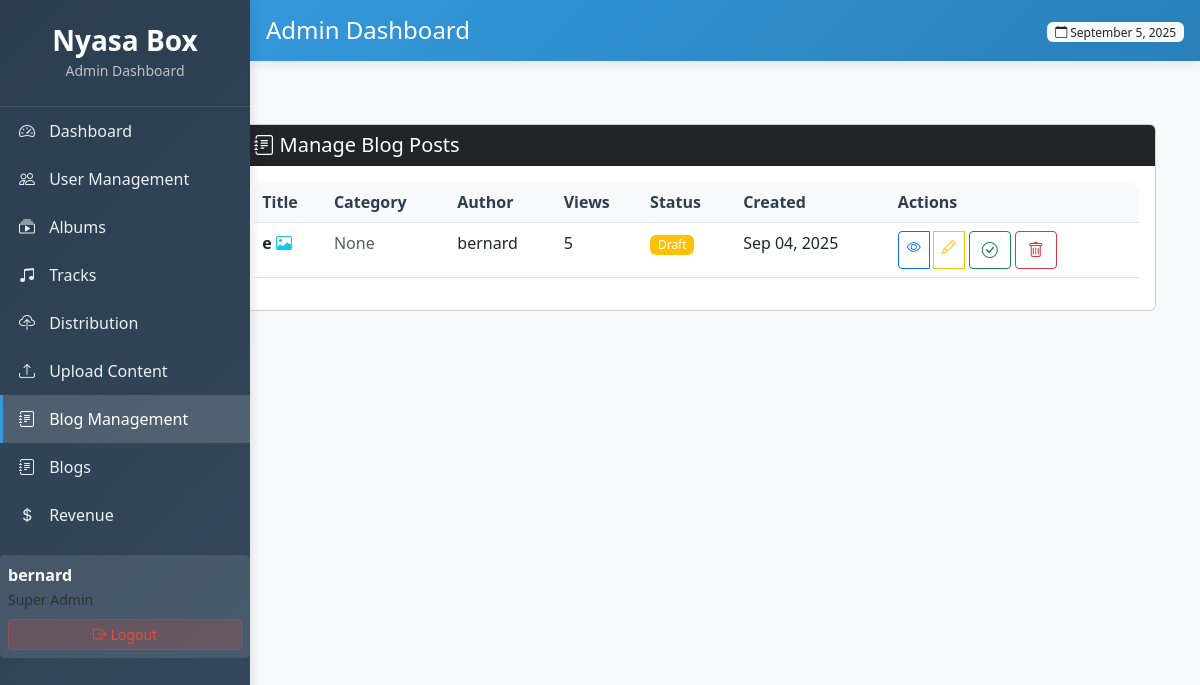
The page /xyz/blog-management/ (signed in) on the database as committed earlier.
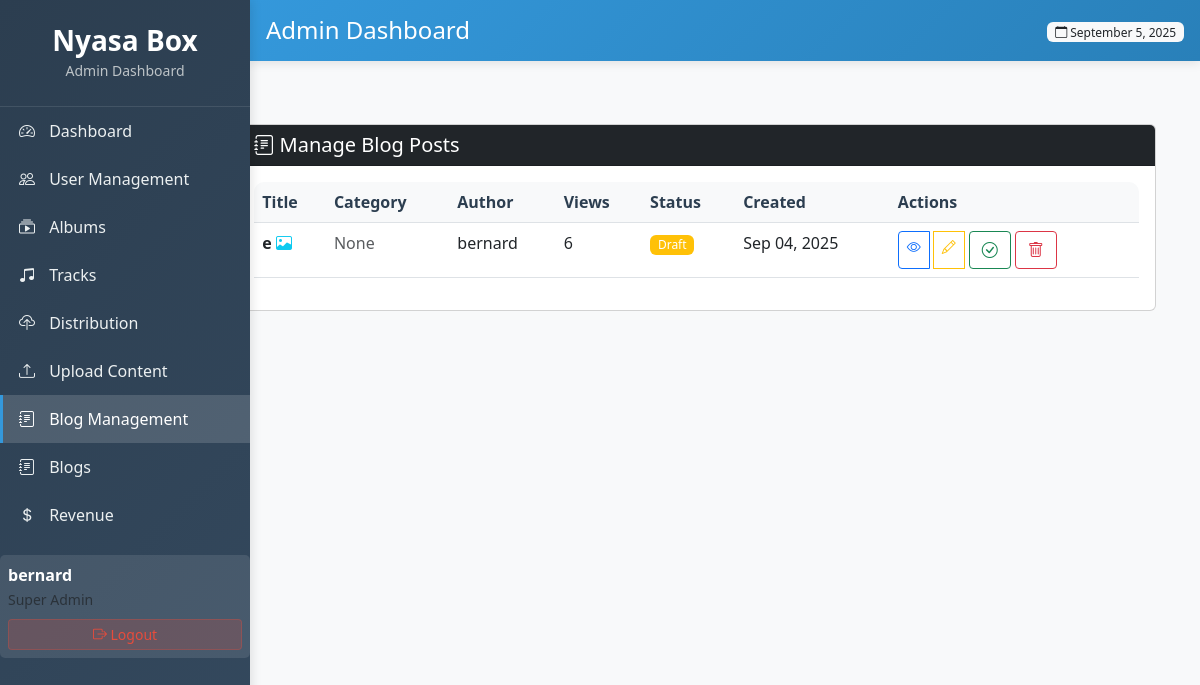
The same page on the database as committed later.
### core/models.py (models this page shows, shortened)
class BlogPost(models.Model):
    title = models.CharField(max_length=200)
    slug = models.SlugField(unique=True)
    author = models.ForeignKey(User, on_delete=models.CASCADE)
    category = models.ForeignKey(BlogCategory, on_delete=models.SET_NULL, null=True)
    content = models.TextField()
    featured_image = models.ImageField(upload_to='blog_images/', blank=True, null=True)
    created_at = models.DateTimeField(auto_now_add=True)
    updated_at = models.DateTimeField(auto_now=True)
    views = models.PositiveIntegerField(default=0)

### core/admin_views.py (the view, shortened to what this page needs)
# urls.py: path('xyz/blog-management/', admin_views.admin_blog_management, name='admin_blog_management'),
@login_required
@user_passes_test(is_admin)
def admin_blog_management(request):
    blog_posts = BlogPost.objects.select_related('author', 'category').order_by('-created_at')
    categories = BlogCategory.objects.all()
    return render(request, 'peza/blog_management.html', {
        'blog_posts': blog_posts,
        'categories': categories,
    })

### core/admin_views.py (called while the page is built)
def is_admin(user):
    return user.is_authenticated and user.is_superuser

### core/templates/peza/blog_management.html (shortened to what the changed rows need)
{% extends 'peza/dashboard.html' %}
{% block content %}
<div class="container-fluid">
    <div class="row">
        <div class="col-md-9 col-lg-10 ms-auto">
            <div class="container-fluid mt-4">
            <div class="card">
                <div class="card-body">
                    <div class="table-responsive">
                        <table class="table table-hover">
                            <thead>
                                <tr>
                                    <th>Title</th>
                                    <th>Category</th>
                                    <th>Author</th>
                                    <th>Views</th>
                                    <th>Status</th>
                                    <th>Created</th>
                                    <th>Actions</th>
                                </tr>
                            </thead>
                            <tbody>
                                {% for post in blog_posts %}
                                <tr>
                                    <td>
                                        <strong>{{ post.title }}</strong>
                                        {% if post.featured_image %}
                                        <i class="bi bi-image text-info" title="Has featured image"></i>
                                        {% endif %}
                                    </td>
                                    <td>
                                        {% if post.category %}
                                        <span class="badge bg-secondary">{{ post.category.name }}</span>
                                        {% else %}
                                        <span class="text-muted">None</span>
                                        {% endif %}
                                    </td>
                                    <td>{{ post.author.username }}</td>
                                    <td>{{ post.views }}</td>
                                    <td>
                                        <span class="badge bg-{% if post.is_published %}success{% else %}warning{% endif %}">
                                            {{ post.is_published|yesno:"Published,Draft" }}
                                        </span>
                                    </td>
                                    <td>{{ post.created_at|date:"M d, Y" }}</td>
                                    <td>
                                        <div class="btn-group btn-group-sm">
                                            <a href="{% url 'blog_detail' post.slug %}" class="btn btn-outline-primary" target="_blank">
                                                <i class="bi bi-eye"></i>
                                            </a>
                                            <a href="{% url 'admin_edit_blog' post.id %}" class="btn btn-outline-warning">
                                                <i class="bi bi-pencil"></i>
                                            </a>
                                            <form method="post" class="d-inline">
                                                <button type="submit" class="btn btn-outline-{% if post.is_published %}warning{% else %}success{% endif %}">
                                                    <i class="bi bi-{% if post.is_published %}x-circle{% else %}check-circle{% endif %}"></i>
                                                </button>
                                            </form>
                                            <form method="post" class="d-inline">
                                                <button type="submit" class="btn btn-outline-danger"
                                                        onclick="return confirm('Are you sure you want to delete this post?')">
                                                    <i class="bi bi-trash"></i>
                                                </button>
                                            </form>
                                        </div>
                                    </td>
                                </tr>
                                {% endfor %}
                            </tbody>
                        </table>
                    </div>
                </div>
            </div>
        </div>
    </div>
</div>
{% endblock %}

Rows that differ between the two databases and show on the page:
changed BlogPost "bernard": views "5" → "6"
